Frame 1 (no input): blank canvas, image omitted
Frame 60 (no input): blank canvas, image omitted
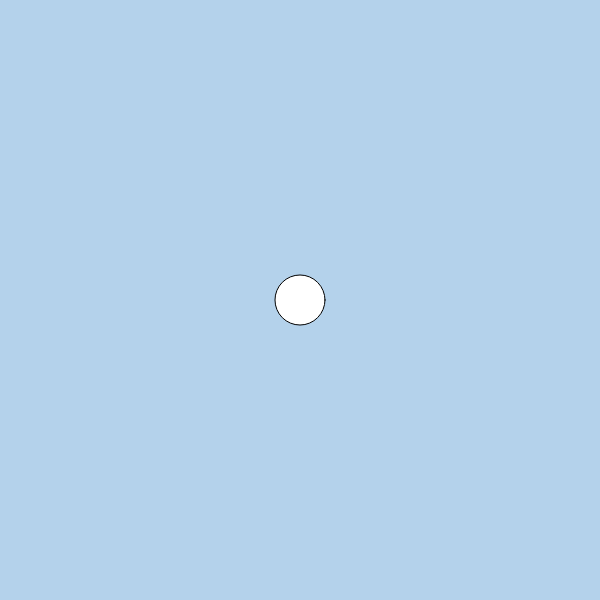
Frame 120 (the mouse pressed at the canvas centre since frame 60)

The p5.js sketch whose frames 1 and 60 were blank and that drew this single picture after the mouse press (run headless with seeded random() and noise() and a simulated clock; from frame 60 on, the mouse is pressed at the canvas centre):

// p5.js sketch
// ── sketch.js
//Array methods from class


let pos = [];

function setup() {
  createCanvas(600, 600);
}

function draw() {
  background(180, 210, 235);


  for (i=0; i<pos.length; i++) {
      ellipse(pos[i][0], pos[i][1], 50);
  }
  console.log(pos);
}

function mousePressed() {
  pos.push([mouseX, mouseY]);
}

function keyPressed() {
  pos.pop();
  //pos.shift();
}

// ── readme.html
<!DOCTYPE html>
<html lang="en">
<head>
  <meta charset="UTF-8">
  <script src="sketch.js"></script>
  <title>Snow Fall</title> <!--Update your title here-->
  <!--Add style to your code within the style tag <style></style>
  Read the W3Schools CSS Intro for more: https://www.w3schools.com/css/css_intro.asp 
  -->
  <style>
    body {
      font-family: sans-serif;
      margin: 2em;
      /*padding: 1em;*/
      color: #000000;
      background-color: #f0f0f0;
    }

    a {
      color: rgb(0,0,255);
    }

    a:hover {
      text-decoration: dashed;
    }

    h1 {
      /* Insert your own style here */
    }

    h2 {
      /* Insert your own style here */
    }
  </style>
</head>

<body>
    <h1>Snow Fall</h1>
    <p> Freshly fallen snow, made interactive. I think it's fun! Like catching snowflakes, but I guess in this case creating them? I'm using the array methods we learned about in class. I attempted to use falling shapes as well, but couldn't get it to work.
    <li><a href="index.html" target="_blank">Link to sketch</a></li>
    </ul>

  <!-- Optional, share as needed-->
   <h2>Resources</h2>
   <ul>
    <li><a href="https://editor.p5js.org/jbs695-gif/full/wzVBsmJJ5">My class notes</a></li>
    <li><a href="https://notebook.google.com/notebook/f998ada7-e924-4bcd-8c2d-96d3da5f358f">This Week's LLM</a></li>
    <li><a href="https://editor.p5js.org/melodyloveless/sketches/idzkT0dIW">Melody's shapes falling code</a></li>
   </ul>
    <!--Replace with your own image-->
    <!--You can limit the size of your displayed image using "height" or "width" -->
    <img src="media/image.png" height="400px" alt="This the alt description of this image. This is a picture of snowflakes."></img>
</body>
</html>
